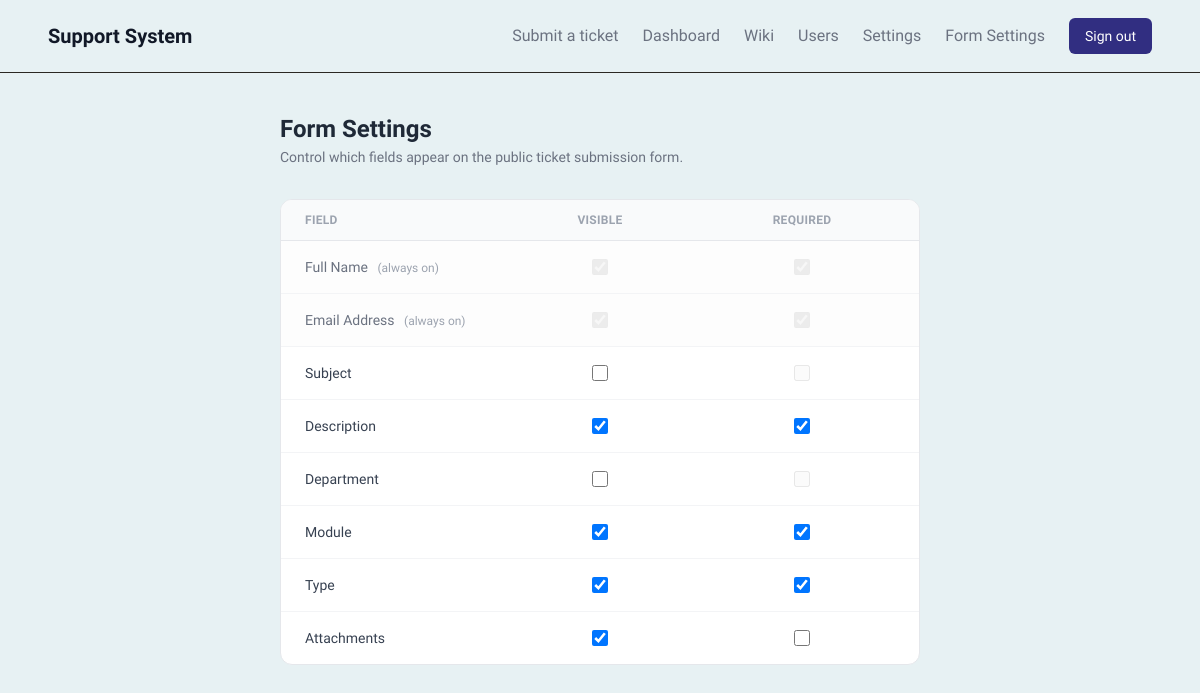
Screenshot of /admin/form-settings (signed in) with the database file from the repository.
### models/permission.py (models this page shows)
class UserPermission(db.Model):
    __tablename__ = 'user_permissions'
    id = db.Column(db.Integer, primary_key=True)
    user_id = db.Column(db.Integer, db.ForeignKey('users.id'), nullable=False)
    module = db.Column(db.String(50), nullable=False)  # e.g. 'Tickets', 'Wiki'
    can_view   = db.Column(db.Boolean, default=True)
    can_create = db.Column(db.Boolean, default=True)
    can_edit   = db.Column(db.Boolean, default=True)
    can_delete = db.Column(db.Boolean, default=False)
    can_assign = db.Column(db.Boolean, default=False)
    granted_by = db.Column(db.Integer, db.ForeignKey('users.id'), nullable=False)
    granted_at = db.Column(db.DateTime, default=datetime.utcnow)
    updated_at = db.Column(db.DateTime, default=datetime.utcnow, onupdate=datetime.utcnow)
    __table_args__ = (
        db.UniqueConstraint('user_id', 'module', name='uq_user_module_permission'),
    )
    user    = db.relationship('User', foreign_keys=[user_id], backref='permissions', lazy=True)
    granter = db.relationship('User', foreign_keys=[granted_by], backref='granted_permissions', lazy=True)

### routes/admin.py (the view)
@admin_bp.route('/form-settings')
@login_required
@require_permission('Form Settings', 'can_view')
def form_settings():
    form_field_config = get_form_config()
    return render_template('admin/form_settings.html', form_field_config=form_field_config)

### app.py (called while the page is built)
@app.after_request
def add_no_cache(response):
    response.headers['Cache-Control'] = 'no-cache, no-store, must-revalidate'
    response.headers['Pragma'] = 'no-cache'
    response.headers['Expires'] = '0'
    return response

### routes/admin.py (called while the page is built, shortened)
@admin_bp.context_processor
def admin_permissions():
    def _perm(module):
        return UserPermission.query.filter_by(
            user_id=current_user.id, module=module
        ).first()
    return dict(
        users_perm=_perm('Users'),
        settings_perm=_perm('Settings'),
        form_settings_perm=_perm('Form Settings'),
        reports_perm=_perm('Reports'),
    )

### services/form_service.py (called while the page is built)
def get_form_config() -> dict:
    config = {}
    for field in CONFIGURABLE_FIELDS:
        vis_row = Setting.query.filter_by(key=f'form_field_{field}_visible').first()
        req_row = Setting.query.filter_by(key=f'form_field_{field}_required').first()
        visible  = (vis_row.value == 'true') if vis_row else _DEFAULTS[field]['visible']
        required = (req_row.value == 'true') if req_row else _DEFAULTS[field]['required']
        config[field] = {
            'visible':  visible,
            'required': required and visible,  # hidden → never required
        }
    return config

### templates/admin/form_settings.html (shortened to what this page needs)
{% extends "base.html" %}
{% block content %}
<div class="max-w-2xl mx-auto py-10 px-4">
  <div class="flex items-center gap-4 mb-8">
    <div>
      <h1 class="text-2xl font-semibold text-gray-800 playfair">Form Settings</h1>
      <p class="text-sm text-gray-500 mt-0.5">Control which fields appear on the public ticket submission form.</p>
    </div>
  </div>
  {% if form_settings_perm and form_settings_perm.can_view %}
  <div class="bg-white border border-gray-200 rounded-xl overflow-hidden">
    <div class="px-6 py-3 grid grid-cols-3 gap-4 bg-gray-50 border-b border-gray-200">
      <span class="text-xs font-semibold text-gray-400 uppercase tracking-wide">Field</span>
      <span class="text-xs font-semibold text-gray-400 uppercase tracking-wide text-center">Visible</span>
      <span class="text-xs font-semibold text-gray-400 uppercase tracking-wide text-center">Required</span>
    </div>
    <div class="divide-y divide-gray-100">
      {% for label in [('Full Name', 'name'), ('Email Address', 'email')] %}
      <div class="px-6 py-4 grid grid-cols-3 gap-4 items-center bg-gray-50/40">
        <span class="text-sm font-medium text-gray-500">
          {{ label[0] }}
          <span class="ml-1.5 text-xs text-gray-400 font-normal">(always on)</span>
        </span>
        <div class="flex justify-center">
          <input type="checkbox" checked disabled
                 class="h-4 w-4 rounded border-gray-300 text-indigo-600 opacity-40 cursor-not-allowed">
        </div>
        <div class="flex justify-center">
          <input type="checkbox" checked disabled
                 class="h-4 w-4 rounded border-gray-300 text-indigo-600 opacity-40 cursor-not-allowed">
        </div>
      </div>
      {% endfor %}
      {% set configurable = [
        ('Subject',     'subject'),
        ('Description', 'description'),
        ('Department',  'department'),
        ('Module',      'module'),
        ('Type',        'type'),
        ('Attachments', 'attachments'),
      ] %}
      {% for label, key in configurable %}
      {% set cfg = form_field_config[key] %}
      <div class="px-6 py-4 grid grid-cols-3 gap-4 items-center">
        <span class="text-sm font-medium text-gray-700">{{ label }}</span>
        <div class="flex justify-center">
          <input type="checkbox"
                 id="vis_{{ key }}"
                 {% if cfg.visible %}checked{% endif %}
                 onchange="onVisChange(this, '{{ key }}')"
                 class="h-4 w-4 rounded border-gray-300 text-indigo-600 focus:ring-indigo-500
                        disabled:cursor-not-allowed disabled:opacity-50 cursor-pointer">
        </div>
        <div class="flex justify-center">
          <input type="checkbox"
                 id="req_{{ key }}"
                 {% if cfg.required %}checked{% endif %}
                 {% if not cfg.visible or not form_settings_perm.can_edit %}disabled{% endif %}
                 onchange="autoSaveFormField('{{ key }}', 'required', this.checked)"
                 class="h-4 w-4 rounded border-gray-300 text-indigo-600 focus:ring-indigo-500
                        disabled:cursor-not-allowed disabled:opacity-50 cursor-pointer">
        </div>
      </div>
      {% endfor %}
    </div>
  </div>
  {% endif %}
</div>
{% endblock %}

### templates/base.html (style rules this page uses)
body { background: #e7f1f3; }

### rows the page displays
UserPermission: can_edit "☑" "☑" "☑" "☑", can_edit "☑" "☑" "☑"

### other values shown
{{ label[0] }} "Full Name" "Email Address"
{{ label }} "Subject" "Description" "Department" "Module" "Type" "Attachments"
